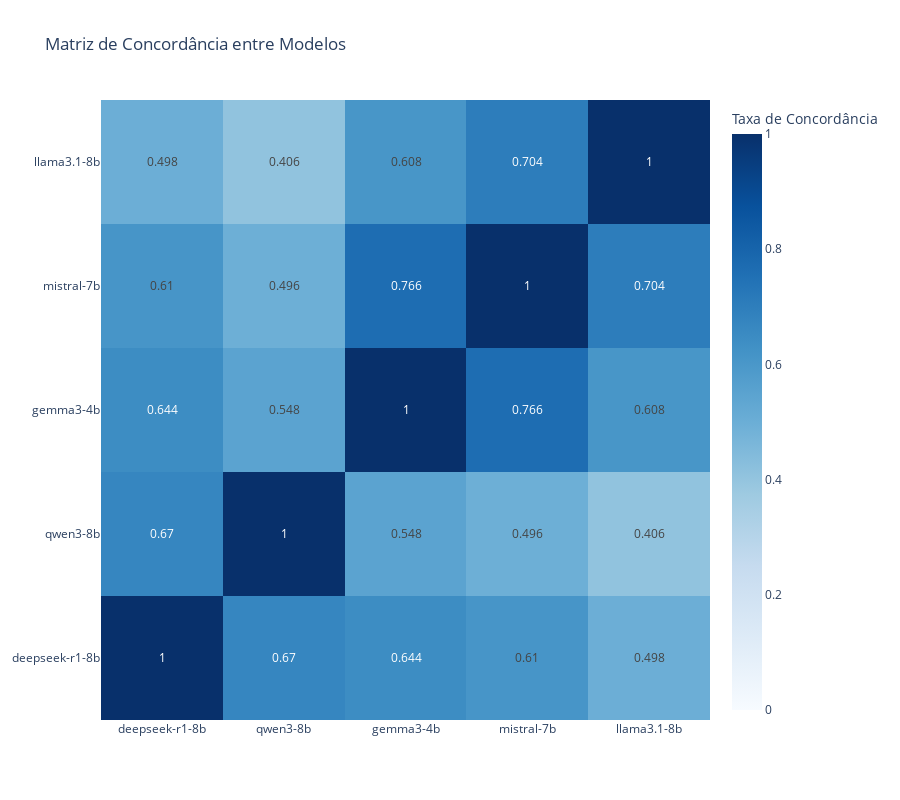

This figure's notebook cell:
### Markdown cell above
### - Pairwise_agreement

### Code cell
logger.info("\n📊 Gerando heatmap de concordância...")
visualizer.plot_agreement_heatmap(
    agreement_df=report['pairwise_agreement'],
    title='Matriz de Concordância entre Modelos',
)

### Figure 1 — Plotly figure (JSON) as saved in the notebook; plotly's stock layout.template omitted (floating-point values rounded to 4 significant figures)
{"data": [{"colorbar": {"title": {"text": "Taxa de Concordância"}}, "colorscale": [[0, "rgb(247,251,255)"], [0.125, "rgb(222,235,247)"], [0.25, "rgb(198,219,239)"], [0.375, "rgb(158,202,225)"], [0.5, "rgb(107,174,214)"], [0.625, "rgb(66,146,198)"], [0.75, "rgb(33,113,181)"], [0.875, "rgb(8,81,156)"], [1, "rgb(8,48,107)"]], "text": [[1, 0.67, 0.644, 0.61, 0.498], [0.67, 1, 0.548, 0.496, 0.406], [0.644, 0.548, 1, 0.766, 0.608], [0.61, 0.496, 0.766, 1, 0.704], [0.498, 0.406, 0.608, 0.704, 1]], "texttemplate": "%{text}", "type": "heatmap", "x": ["deepseek-r1-8b", "qwen3-8b", "gemma3-4b", "mistral-7b", "llama3.1-8b"], "y": ["deepseek-r1-8b", "qwen3-8b", "gemma3-4b", "mistral-7b", "llama3.1-8b"], "z": [[1, 0.67, 0.644, 0.61, 0.498], [0.67, 1, 0.548, 0.496, 0.406], [0.644, 0.548, 1, 0.766, 0.608], [0.61, 0.496, 0.766, 1, 0.704], [0.498, 0.406, 0.608, 0.704, 1]], "zmax": 1, "zmin": 0}], "layout": {"height": 800, "title": {"text": "Matriz de Concordância entre Modelos"}, "width": 900}}
